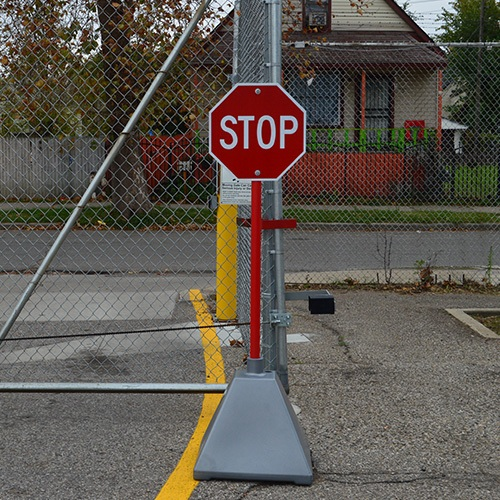
//> input picture boundary/stop2.jpg, 500 x 500 px
$ ./edge-detection ../boundary/stop2.jpg   (built with g++ and OpenCV 4)
//> lines starting //> are read from the running program, lines starting //| are printed output that depends on the picture; after the words box and inside, x2 and y2 are one past the last pixel; in counts of white or black regions, pixels touching at a corner belong together
#include "opencv2/imgproc.hpp"
#include "opencv2/imgcodecs.hpp"
#include "opencv2/highgui.hpp"
#include <cstdlib>
#include <iostream>
#include <vector>

using namespace cv;

struct Threshold {
  Mat bgr_img;
  Mat hsv_img;
  Mat hsv_img_thresholded;
  Mat noise_free;
  Mat boundary;
  Mat corners;
  Mat final;

  int low_h;
  int high_h;
  int low_s;
  int high_s;
  int low_v;
  int high_v;

  int line_length;
};

bool isEdge(Mat &image, int i, int j)
{
  if (image.at<unsigned char>(i,j) == 255)
  {
    if (i > 0 && j > 0 && image.at<unsigned char>(i-1,j-1) == 0) return true;
    if (i > 0 && image.at<unsigned char>(i-1,j) == 0) return true;
    if (i > 0 && j < 255 && image.at<unsigned char>(i-1,j+1) == 0) return true;
    if (j > 0 && image.at<unsigned char>(i,j-1) == 0) return true;
    if (j < 255 && image.at<unsigned char>(i,j+1) == 0) return true;
    if (i < 255 && j > 0 && image.at<unsigned char>(i+1,j-1) == 0) return true;
    if (i < 255 && image.at<unsigned char>(i+1,j) == 0) return true;
    if (i < 255 && j < 255 && image.at<unsigned char>(i+1,j+1) == 0) return true;
  }

  if (image.at<unsigned char>(i,j) == 0)
  {
    if (i > 0 && j > 0 && image.at<unsigned char>(i-1,j-1) == 255) return true;
    if (i > 0 && image.at<unsigned char>(i-1,j) == 255) return true;
    if (i > 0 && j < 255 && image.at<unsigned char>(i-1,j+1) == 255) return true;
    if (j > 0 && image.at<unsigned char>(i,j-1) == 255) return true;
    if (j < 255 && image.at<unsigned char>(i,j+1) == 255) return true;
    if (i < 255 && j > 0 && image.at<unsigned char>(i+1,j-1) == 255) return true;
    if (i < 255 && image.at<unsigned char>(i+1,j) == 255) return true;
    if (i < 255 && j < 255 && image.at<unsigned char>(i+1,j+1) == 255) return true;
  }
  return false;
}

void slider(int, void* resource)
{
  Threshold* r = (Threshold*)resource;

  //Edge detection
  std::vector<Vec2f> lines;
  HoughLines(r->boundary, lines, 1, CV_PI/180, r->line_length);

  r->final = r->boundary.clone();
  for (size_t i = 0; i < lines.size(); i++)
    {
      float rho = lines[i][0], theta = lines[i][1];
      Point pt1, pt2;
      double a = std::cos(theta), b = std::sin(theta);
      double x0 = a*rho, y0 = b*rho;
      pt1.x = cvRound(x0 + 1000*(-b));
      pt1.y = cvRound(y0 + 1000*(a));
      pt2.x = cvRound(x0 - 1000*(-b));
      pt2.y = cvRound(y0 - 1000*(a));
      line(r->final, pt1, pt2, Scalar(255,0,0), 2);
    }

  imshow("Final Image", r->final);

}

int main(int argc, char** argv)
{
  Threshold r;

  //Read in image from input
  if (argc < 2)
  {
    std::cout << "Proper use is ./boundary <image-name>" << std::endl;
    return EXIT_FAILURE;
  }
	r.bgr_img = imread(argv[1], -1);
//> r.bgr_img is the input picture: 500 rows x 500 cols, CV_8UC3; mean B, G, R 80, 87.5, 93.8
	if (r.bgr_img.empty()) {return -1;}

  //Initialize HSV image
  cvtColor(r.bgr_img, r.hsv_img, COLOR_BGR2HSV);
//> r.hsv_img: 500 rows x 500 cols, CV_8UC3; mean H, S, V 45.8, 61.2, 97.5

  namedWindow("Original Image", WINDOW_AUTOSIZE);
  imshow("Original Image", r.bgr_img);

  namedWindow("HSV Image Thresholded", WINDOW_AUTOSIZE);
  namedWindow("Noise Free Image", WINDOW_AUTOSIZE);
  namedWindow("Boundary", WINDOW_AUTOSIZE);
  namedWindow("Final Image", WINDOW_AUTOSIZE);
  namedWindow("Threshold Slider", WINDOW_AUTOSIZE);

  r.low_h = 0;
  r.high_h = 179;
  r.low_s = 159;//0;
  r.high_s = 255;//237;//170;
  r.low_v = 93;//1;
  r.high_v = 183;//255;

  inRange(r.hsv_img, Scalar(r.low_h, r.low_s, r.low_v), Scalar(r.high_h, r.high_s, r.high_v), r.hsv_img_thresholded);
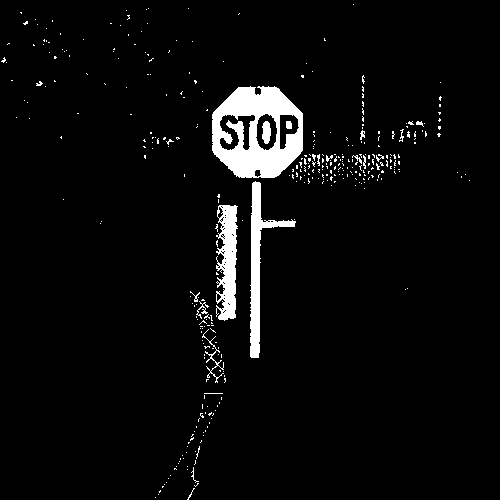
//> r.hsv_img_thresholded: 500 rows x 500 cols, CV_8UC1; 4.3% white; 361 white regions (343 under 20 px), largest, box (x1, y1, x2, y2) and area: (212, 86, 303, 178) 5184, (250, 181, 296, 358) 1871, (216, 205, 238, 321) 1755
  imshow("HSV Image Thresholded", r.hsv_img_thresholded);

  Mat labels, stats, centroids;
  int num_components = connectedComponentsWithStats(r.hsv_img_thresholded,
    labels, stats, centroids, 4);
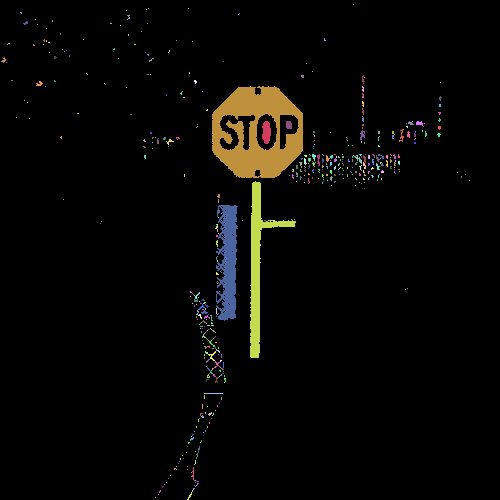
//> labels: 500 rows x 500 cols, CV_32SC1; 538 distinct labels, from 0 to 537; one colour per label, 0 black
//> stats = 538 rows, first 6: [0, 0, 500, 500, 239188], [353, 4, 1, 1, 1], [148, 8, 1, 1, 1], [188, 8, 1, 1, 1], [146, 9, 1, 1, 1], [126, 10, 1, 1, 1]; centroids = 538 pairs, first value 3.36 to 469, second value 4 to 497; num_components = 538

  r.noise_free = Mat::zeros(r.hsv_img_thresholded.rows, r.hsv_img_thresholded.cols, CV_8U);
  for(int i = 0; i < r.noise_free.rows; i++) {
    for(int j = 0; j < r.noise_free.cols; j++) {
      int label = labels.at<int>(i,j);
      if (stats.at<int>(label, CC_STAT_AREA) > 2000 && stats.at<int>(label, CC_STAT_AREA) < 30000)
      {
        r.noise_free.at<unsigned char>(i,j) = 255;
      }
    }
  }
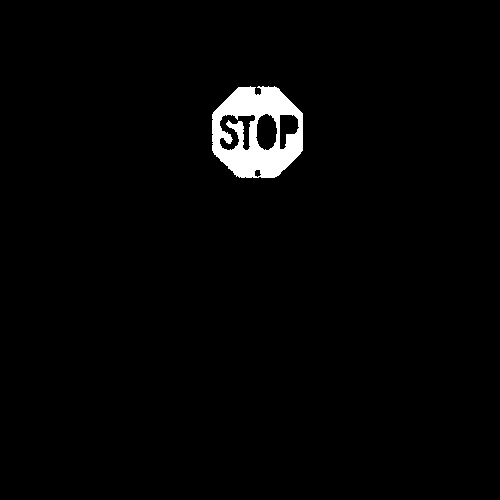
//> r.noise_free: 500 rows x 500 cols, CV_8UC1; 2.1% white; 1 white region, box (x1, y1, x2, y2) and area: (212, 86, 303, 178) 5184

  r.boundary = Mat::zeros(r.noise_free.rows, r.noise_free.cols, CV_8U);

  //Get left boundary
  for(int i = 0; i < r.noise_free.rows; i++) {
    for(int j = 0; j < r.noise_free.cols; j++) {
      if (isEdge(r.noise_free, i, j))
      {
        r.boundary.at<unsigned char>(i, j) = 255;
        break;
      }
    }
  }
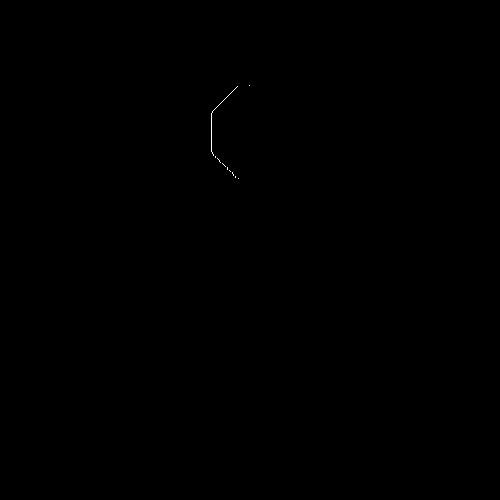
//> r.boundary: 500 rows x 500 cols, CV_8UC1; 0.04% white in thin lines or dots, all inside (x1, y1, x2, y2) = (211, 85, 250, 179)

  //Get right boundary
  for(int i = 0; i < r.noise_free.rows; i++) {
    for(int j = r.noise_free.cols - 1; j >= 0; j--) {
      if (isEdge(r.noise_free, i, j))
      {
        r.boundary.at<unsigned char>(i, j) = 255;
        break;
      }
    }
  }
//> r.boundary: 500 rows x 500 cols, CV_8UC1; 0.08% white in thin lines or dots, all inside (x1, y1, x2, y2) = (211, 85, 304, 179)

  //Get top boundary
  for(int j = 0; j < r.noise_free.cols; j++) {
    for(int i = 0; i < r.noise_free.rows; i++) {
      if (isEdge(r.noise_free, i, j))
      {
        r.boundary.at<unsigned char>(i, j) = 255;
        break;
      }
    }
  }
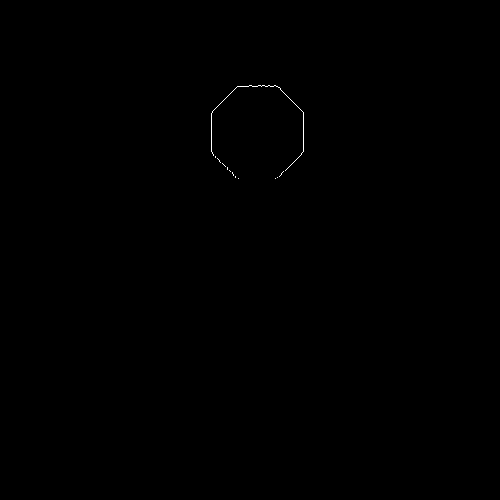
//> r.boundary: 500 rows x 500 cols, CV_8UC1; 0.09% white in thin lines or dots, all inside (x1, y1, x2, y2) = (211, 85, 304, 179)

  //Get bottom boundary
  for(int j = 0; j < r.noise_free.cols; j++) {
    for(int i = r.noise_free.rows - 1; i >= 0; i--) {
      if (isEdge(r.noise_free, i, j))
      {
        r.boundary.at<unsigned char>(i, j) = 255;
        break;
      }
    }
  }

  //Get edge lines
  r.line_length = 38;
  createTrackbar("Minimum Line Length Selector", "Threshold Slider", &r.line_length, 100, slider, &r);
  slider(0, &r);
//> in slider, `HoughLines(r->boundary, lines, 1, CV_PI/180, r->line_length);`: lines = 2 lines (rho, theta): [303, 0], [211, 0]
//> the loop in slider, `for (size_t i = 0; i < lines.size(); i++)` made 2 passes
//> (rho, theta, a, b, x0, y0) on passes 1 to 2: (303, 0, 1, 0, 303, 0), (211, 0, 1, 0, 211, 0)
//> after the loop in slider, `for (size_t i = 0; i < lines.size(); i++)`:
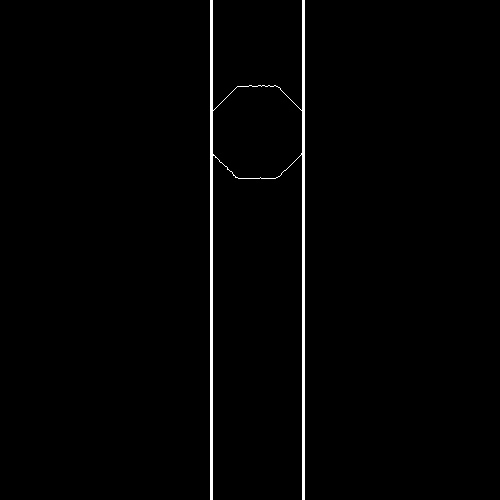
//> r->final: 500 rows x 500 cols, CV_8UC1; 1.3% white; 1 white region, box (x1, y1, x2, y2) and area: (210, 0, 305, 500) 3189

  imshow("Noise Free Image", r.noise_free);
  imshow("Boundary", r.boundary);

	waitKey(0);
  destroyWindow("Original Image");
  destroyWindow("HSV Image Thresholded");
  destroyWindow("Noise Free Image");
  destroyWindow("Boundary");
  destroyWindow("Final Image");
  destroyWindow("Threshold Slider");

  return EXIT_SUCCESS;
}

$ run again, on boundary/stop1.png
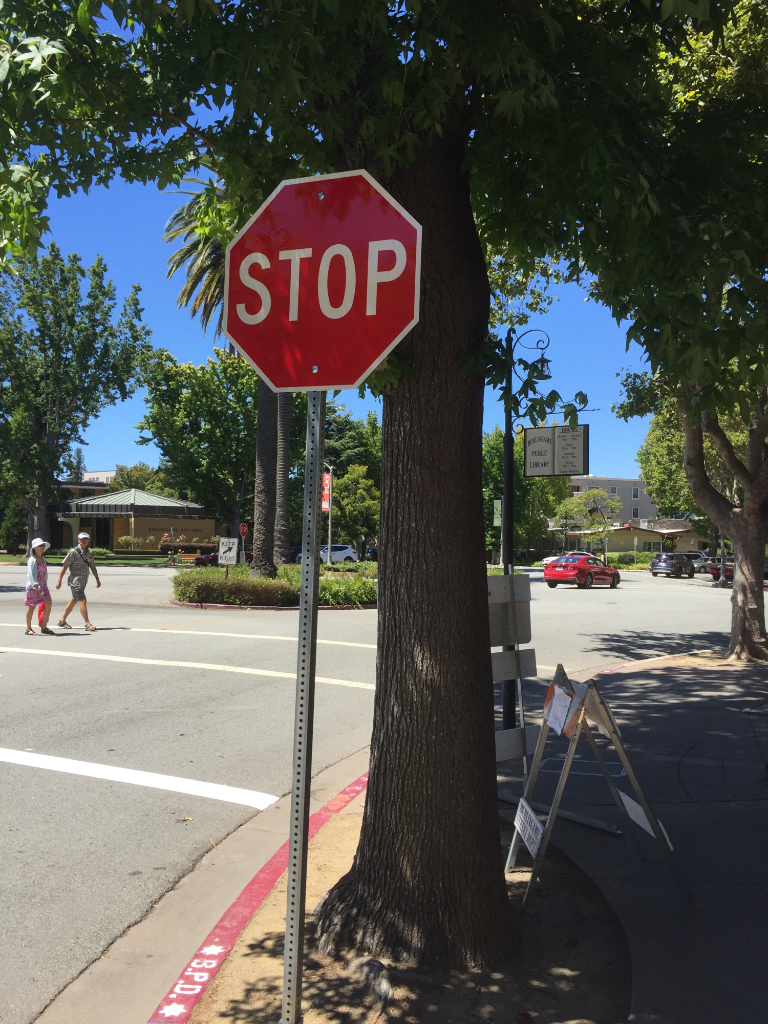
//> input picture boundary/stop1.png, 768 x 1024 px
//> r.bgr_img is the input picture: 1024 rows x 768 cols, CV_8UC4; mean B, G, R, A 83.7, 88.1, 87.8, 255
//> r.hsv_img: 1024 rows x 768 cols, CV_8UC3; mean H, S, V 55.3, 72.3, 100.8
//> r.hsv_img_thresholded: 1024 rows x 768 cols, CV_8UC1; 3.8% white; 1134 white regions (1113 under 20 px), largest, box (x1, y1, x2, y2) and area: (227, 175, 416, 387) 24970, (328, 254, 346, 308) 793, (378, 250, 396, 272) 335
//> labels: 1024 rows x 768 cols, CV_32SC1; 1478 distinct labels, from 0 to 1477
//> stats = 1478 rows, first 6: [0, 0, 768, 1024, 756604], [77, 0, 12, 21, 146], [232, 0, 1, 1, 1], [583, 0, 1, 1, 1], [585, 0, 2, 1, 2], [588, 0, 2, 2, 3]; centroids = 1478 pairs, first value 0 to 767, second value 0 to 621.1; num_components = 1478
//> after the loop `for(int j = 0; j < r.noise_free.cols; j++)`:
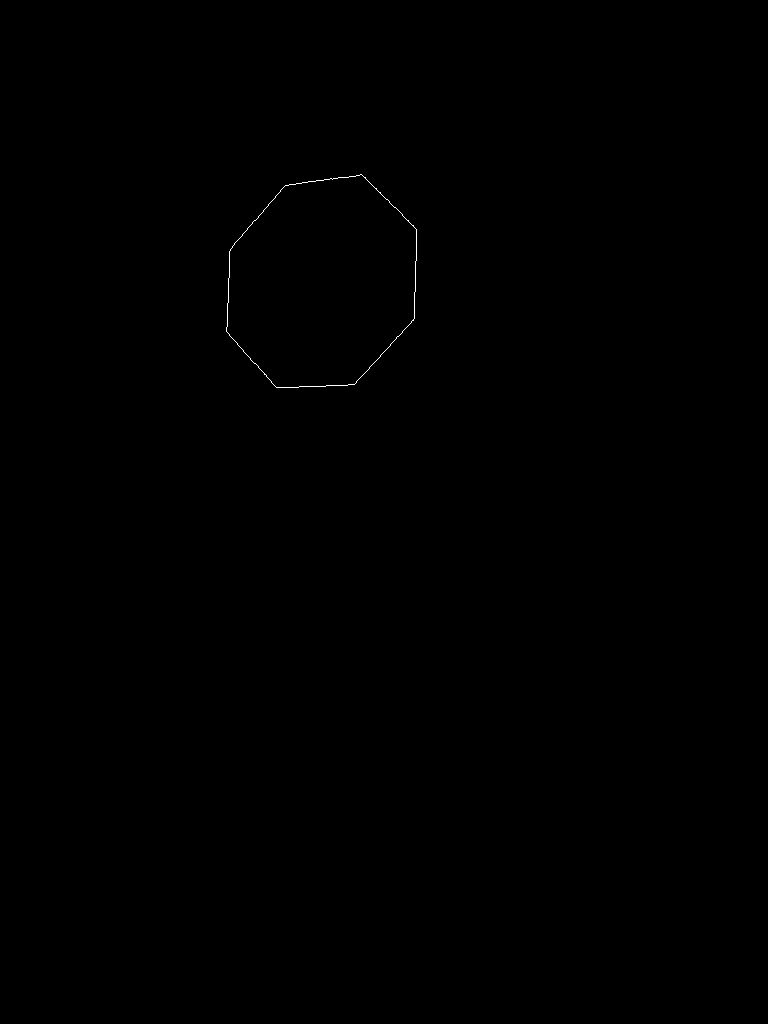
//> r.boundary: 1024 rows x 768 cols, CV_8UC1; 0.07% white in thin lines or dots, all inside (x1, y1, x2, y2) = (226, 174, 417, 388)
//> lines = 18 lines (rho, theta), first 12: [238, 0.03], [420, 0.02], [424, 0.03], [243, 0.05], [223, 1.43], [402, 1.52], [520, 0.73], [397, 1.54], [-132, 2.36], [429, 0.05], [54, 2.41], [218, 1.45]
//> the loop in slider, `for (size_t i = 0; i < lines.size(); i++)` made 18 passes
//> (rho, theta, a, b, x0, y0) on passes 1 to 8: (238, 0.0349, 0.999, 0.0349, 237.9, 8.31), (420, 0.0175, 1, 0.0175, 419.9, 7.33), (424, 0.0349, 0.999, 0.0349, 423.7, 14.8), (243, 0.0524, 0.999, 0.0523, 242.7, 12.72), (223, 1.43, 0.139, 0.99, 31.04, 220.8), (402, 1.52, 0.0523, 0.999, 21.04, 401.4), (520, 0.733, 0.743, 0.669, 386.4, 347.9), (397, 1.54, 0.0349, 0.999, 13.86, 396.8)
//> after the loop in slider, `for (size_t i = 0; i < lines.size(); i++)`:
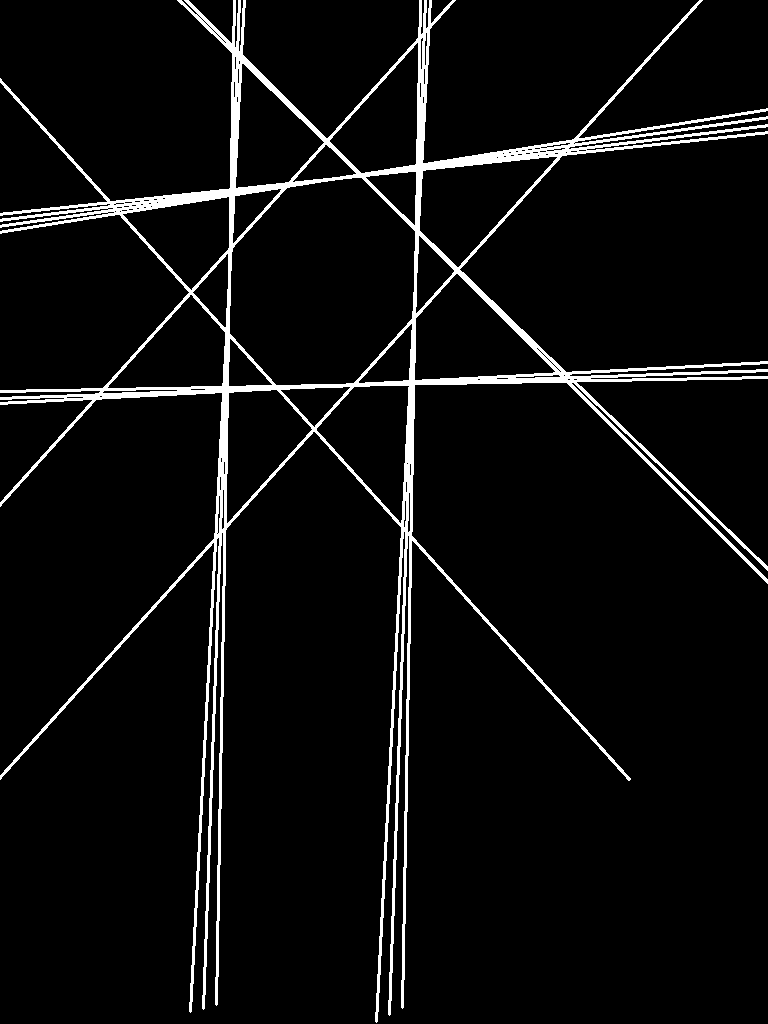
//> r->final: 1024 rows x 768 cols, CV_8UC1; 5.4% white; 1 white region, box (x1, y1, x2, y2) and area: (0, 0, 768, 1023) 42316
